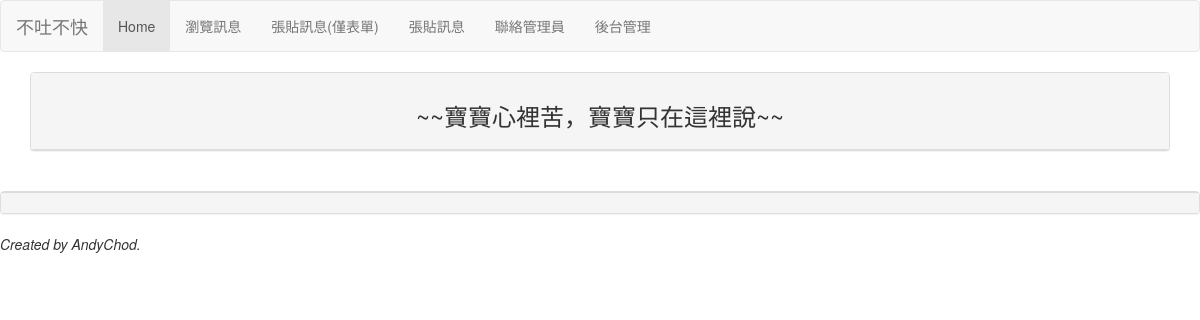
/blog/list/, run on an earlier commit of the app's database.
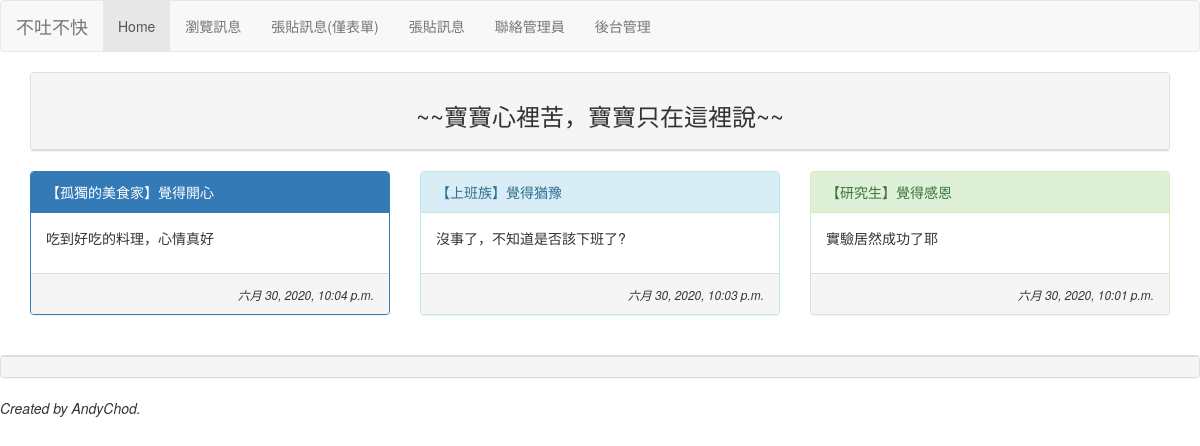
And on a later commit of the database.
### mainsite/models.py (models this page shows, shortened)
class MoodPost(models.Model):
    mood = models.ForeignKey('Mood', on_delete=models.CASCADE)
    nickname = models.CharField(max_length=10, default="不願透漏身分的人")
    message = models.TextField(null=False)
    del_pass = models.CharField(max_length=10)
    pub_time = models.DateTimeField(auto_now=True)
    enabled = models.BooleanField(default=False)

class Mood(models.Model):
    status = models.CharField(max_length=10, null=False)
    def __str__(self):
        return self.status

### mainsite/views.py (the view)
# urls.py: path('list/', views.blog_listing),
def blog_listing(request):
    posts = models.MoodPost.objects.filter(enabled=True).order_by('-pub_time')[:150]
    moods = models.Mood.objects.all()
    return render(request, 'blog/listing.html', locals())

### templates/blog/listing.html (shortened to what this page needs)
{% extends "blog/base.html" %}
{% block tvname %}不吐不快{% endblock %}
{% block content %}
<div class="container">
    <div class="row">
        <div class="col-md-12">
            <div class="panel panel-default">
                <div class="panel-heading" align="center">
                    <h3>~~寶寶心裡苦，寶寶只在這裡說~~</h3>
                </div>
            </div>
        </div>
    </div>
    <div class="row">
        {% for p in posts %}
        <div class="col-sm-12 col-md-4">
            <div class="panel {% cycle 'panel-primary' 'panel-info'  'panel-success' 'panel-waring' %}">
                <div class="panel-heading">
                    <table width="100%">
                        <tr>
                            <td>【{{p.nickname}}】覺得{{p.mood}}</td>
                        </tr>
                    </table>
                </div>
                <div class="panel-body">{{p.message | linebreaks}}</div>
                <div class="panel-footer" align="right">
                    <i>
                        <small>{{p.pub_time}}</small>
                    </i>
                </div>
            </div>
        </div>
        {% endfor %}
    </div>
</div>
<br>
{% endblock %}

What changed in the data, as far as the page shows it:
added MoodPost: nickname "孤獨的美食家", mood "開心", message "吃到好吃的料理，心情真好", pub_time "六月 30, 2020, 10:04 p.m."
added MoodPost: nickname "上班族", mood "猶豫", message "沒事了，不知道是否該下班了?", pub_time "六月 30, 2020, 10:03 p.m."
added MoodPost: nickname "研究生", mood "感恩", message "實驗居然成功了耶", pub_time "六月 30, 2020, 10:01 p.m."
